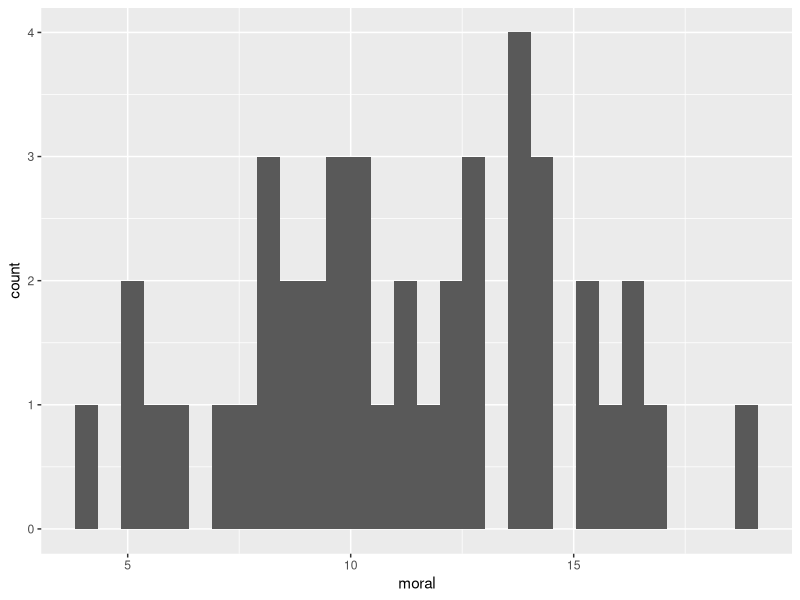
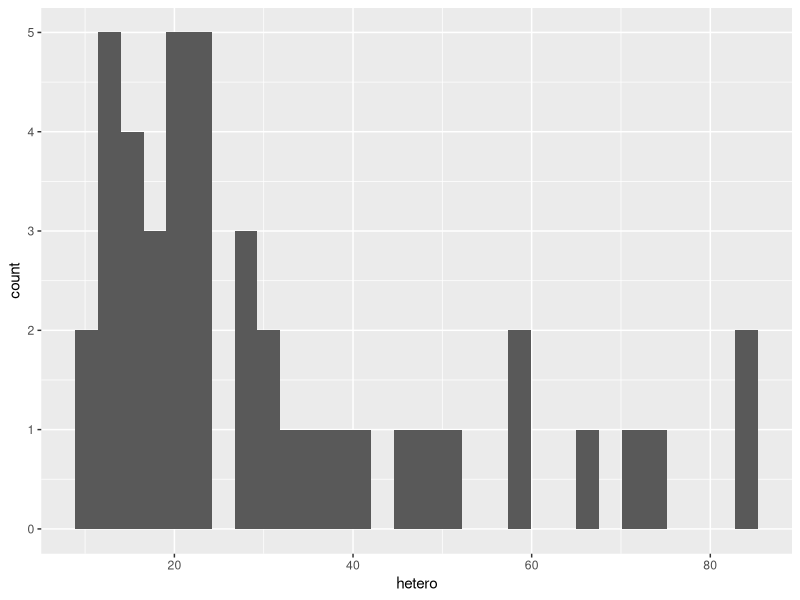
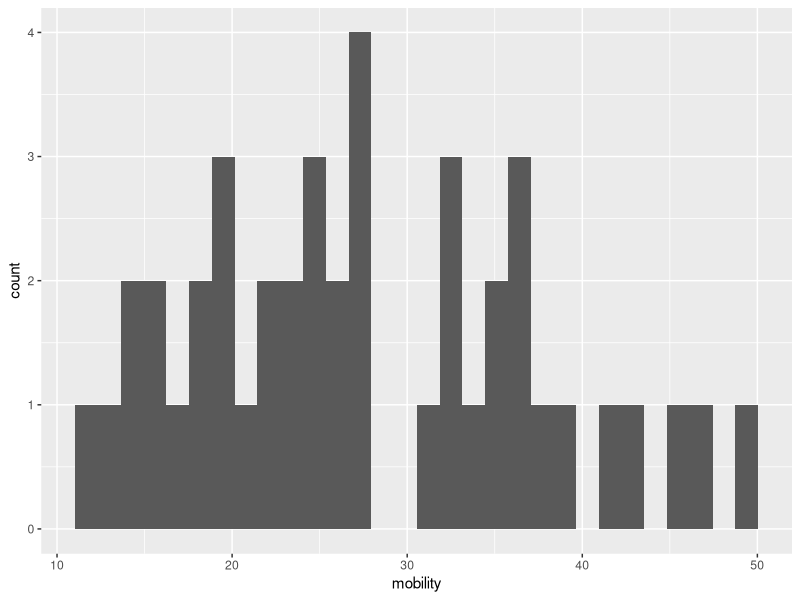

These charts were generated, in order, by the following R code: (Note: this script raises an error after producing the figures.)
library(dplyr)
library(lubridate)
library(ggplot2)
library(caret)
library(mlbench)
library(car)

data("Angell")

angell <- Angell

mor_pl <- ggplot(angell, aes(moral)) +
            geom_histogram()
print(mor_pl)

het_pl <- ggplot(angell, aes(hetero)) +
    geom_histogram(stat="bin")
print(het_pl)

mob_pl <- ggplot(angell, aes(mobility)) +
    geom_histogram()
print(mob_pl)

reg_pl <- ggplot(angell, aes(region)) +
    geom_histogram()
print(reg_pl)
